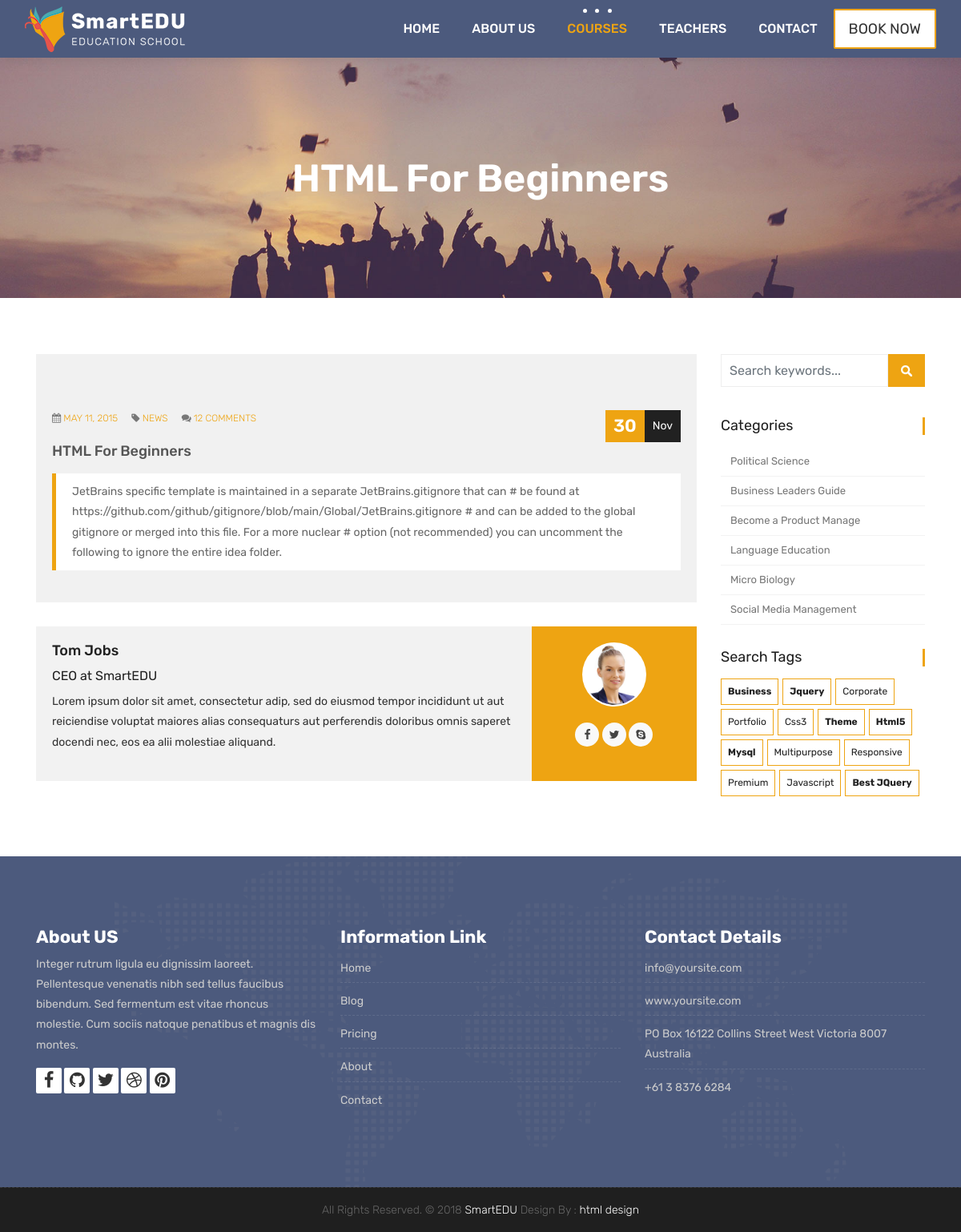
The page /courses/web-design/5 on the database its author committed.
### courses/models.py (models this page shows, shortened)
class Course(models.Model):
    teacher = models.ForeignKey(Teacher, null=True, on_delete=models.CASCADE)
    name= models.CharField(max_length=200, unique=True, verbose_name="Kurs Adi", help_text="Kurs Adini Yaziniz")
    description = models.TextField(blank=True, null=True)
    category = models.ForeignKey(Category, null=True, on_delete=models.DO_NOTHING)
    tags = models.ManyToManyField(Tag, blank=True, null=True)
    image = models.ImageField(upload_to="courses/%Y/%m/%d/", default="courses/default_course_image.jpg")
    date = models.DateTimeField(auto_now=True)
    available = models.BooleanField(default=True)

### courses/views.py (the view)
# urls.py: path('<slug:category_slug>/<int:course_id>', views.course_detail, name="course_detail"),
def course_detail(request, category_slug, course_id):
    course = Course.objects.get(category__slug=category_slug, id= course_id)
    context = {
        "course" : course
    }
    return render(request, "course.html", context)

### templates/course.html (shortened to what this page needs)
{% extends 'partials/_base.html' %}
{% load static %}
{% block content %}
	<div class="all-title-box">
		<div class="container text-center">
			<h1>{{course.name}}</h1>
		</div>
	</div>
    <div id="overviews" class="section wb">
        <div class="container">
            <div class="row">
                <div class="col-lg-9 blog-post-single">
                    <div class="blog-item">
						<div class="image-blog">
						</div>
						<div class="post-content">
							<div class="post-date">
								<span class="day">30</span>
								<span class="month">Nov</span>
							</div>
							<div class="meta-info-blog">
								<span><i class="fa fa-calendar"></i> <a href="#">May 11, 2015</a> </span>
								<span><i class="fa fa-tag"></i>  <a href="#">News</a> </span>
								<span><i class="fa fa-comments"></i> <a href="#">12 Comments</a></span>
							</div>
							<div class="blog-title">
								<h2><a href="#" title="">{{course.name}}</a></h2>
							</div>
							<div class="blog-desc">
								<blockquote class="default">
                                    {{course.description}}
								</blockquote>
							</div>
						</div>
					</div>
					<div class="blog-author">
						<div class="author-bio">
							<h3 class="author_name"><a href="#">Tom Jobs</a></h3>
							<h5>CEO at <a href="#">SmartEDU</a></h5>
							<p class="author_det">
								Lorem ipsum dolor sit amet, consectetur adip, sed do eiusmod tempor incididunt  ut aut reiciendise voluptat maiores alias consequaturs aut perferendis doloribus omnis saperet docendi nec, eos ea alii molestiae aliquand.
							</p>
						</div>
						<div class="author-desc">
							<img src="images/author.jpg" alt="about author">
							<ul class="author-social">
								<li><a href="#"><i class="fa fa-facebook"></i></a></li>
								<li><a href="#"><i class="fa fa-twitter"></i></a></li>
								<li><a href="#"><i class="fa fa-skype"></i></a></li>
							</ul>
						</div>
					</div>
                </div>
				<div class="col-lg-3 col-12 right-single">
					<div class="widget-search">
						<div class="site-search-area">
							<form method="get" id="site-searchform" action="#">
								<div>
									<input class="input-text form-control" name="search-k" id="search-k" placeholder="Search keywords..." type="text">
									<input id="searchsubmit" value="Search" type="submit">
								</div>
							</form>
						</div>
					</div>
					<div class="widget-categories">
						<h3 class="widget-title">Categories</h3>
						<ul>
							<li><a href="#">Political Science</a></li>
							<li><a href="#">Business Leaders Guide</a></li>
							<li><a href="#">Become a Product Manage</a></li>
							<li><a href="#">Language Education</a></li>
							<li><a href="#">Micro Biology</a></li>
							<li><a href="#">Social Media Management</a></li>
						</ul>
					</div>
					<div class="widget-tags">
						<h3 class="widget-title">Search Tags</h3>
						<ul class="tags">
							<li><a href="#"><b>business</b></a></li>
							<li><a href="#"><b>jquery</b></a></li>
							<li><a href="#">corporate</a></li>
							<li><a href="#">portfolio</a></li>
							<li><a href="#">css3</a></li>
							<li><a href="#"><b>theme</b></a></li>
							<li><a href="#"><b>html5</b></a></li>
							<li><a href="#"><b>mysql</b></a></li>
							<li><a href="#">multipurpose</a></li>
							<li><a href="#">responsive</a></li>
							<li><a href="#">premium</a></li>
							<li><a href="#">javascript</a></li>
							<li><a href="#"><b>Best jQuery</b></a></li>
						</ul>
					</div>
				</div>
            </div>
        </div>
    </div>
    {% endblock %}

### rows shown on the page
Course: name "HTML For Beginners", description "JetBrains specific template is maintained in a separate JetBrains.gitignore that can # be found at https://github.com/github/gitignore/blob/main/Global/JetBrains.gitignore # and can be added to the global gitignore or merged into this file. For a more nuclear # option (not recommended) you can uncomment the following to ignore the entire idea folder."
